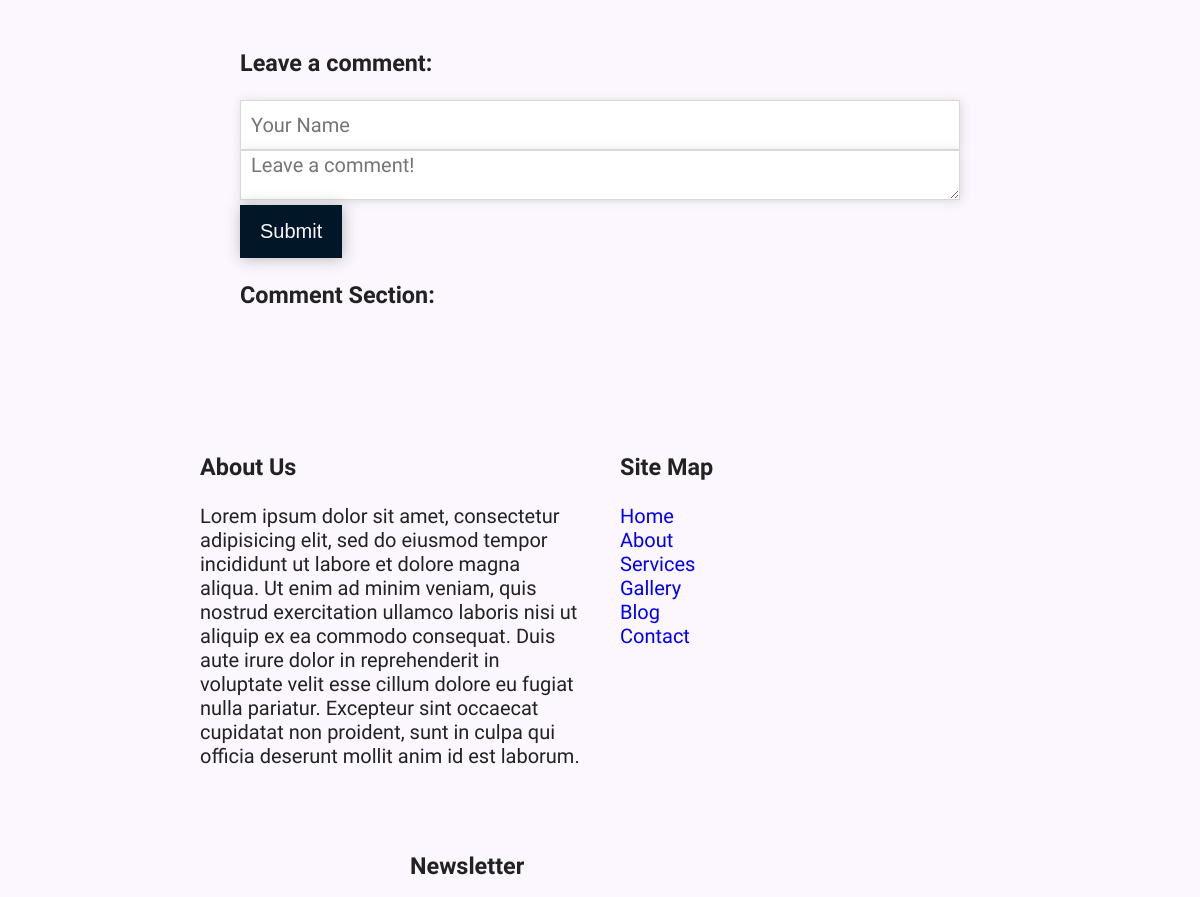
/blog/4/ (middle part), run on an earlier commit of the app's database.
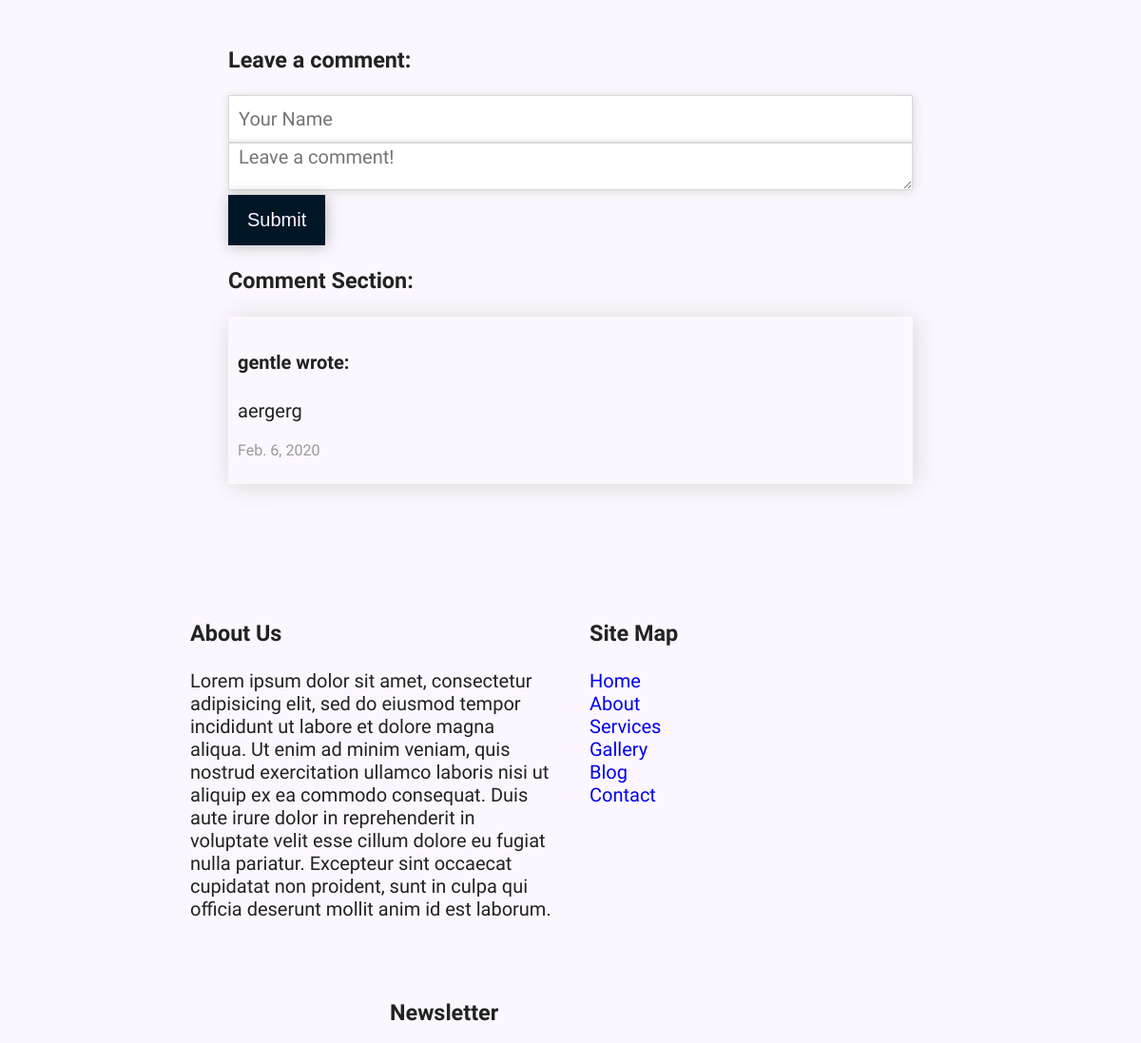
And on a later commit of the database.
### blog/models.py (models this page shows, shortened)
class Comment(models.Model):
	author = models.CharField(max_length=60)
	body = models.TextField()
	created_on = models.DateTimeField(auto_now_add=True)
	modified_on = models.DateTimeField(auto_now=True)
	post = models.ForeignKey('Post', on_delete=models.CASCADE)

### blog/views.py (the view, shortened to what this page needs)
# urls.py: path('<int:pk>/', views.blog_detail, name='detail'),
def blog_detail(request, pk):
	post = Post.objects.get(pk=pk)
	form = CommentForm()
	comments = Comment.objects.filter(post=post)
	context = {
		'post': post,
		'comments': comments,
		'form': form,
	}
	return render(request, 'blog/blog_detail.html', context)

### blog/forms.py
class CommentForm(forms.Form):
	author = forms.CharField(
		max_length=60,
		widget=forms.TextInput(attrs={
			'class': 'form-group',
			'placeholder': 'Your Name'
		})
	)
	body = forms.CharField(widget=forms.Textarea(attrs={
			'class': 'form-group',
			'placeholder': 'Leave a comment!'
		})
	)

### blog/templates/blog/blog_detail.html (shortened to what this page needs)
{% extends 'base.html' %}
{% block body_class %}defpage_body{% endblock %}
{% block content %}
<div class="blogdetail-container">
	<div class="singlepost-wrapper">
		<div class="leave-comment">
			<h3>Leave a comment:</h3>
			<form action="/blog/{{post.pk}}/" method="post">
				<div class="form-group">
					{{ form.author }}
				</div>
				<div class="form-group">
					{{ form.body }}
				</div>
				<button type="submit" class="btn-primary">Submit</button>
			</form>
		</div>
		<div class="post-comments">
			<h3>Comment Section:</h3>
			{% for comment in comments %}
			<div class="comment">
				<header>
					<h4>{{ comment.author }} wrote:</h4>
				</header>
				<main>
					<p>{{ comment.body }}</p>
				</main>
				<footer>
					<p>{{ comment.created_on.date }}</p>
				</footer>
			</div>
			{% endfor %}
		</div>
	</div>
</div>
{% endblock %}

What changed in the data, as far as the page shows it:
added Comment: author "gentle", body "aergerg", created_on "Feb. 6, 2020"
